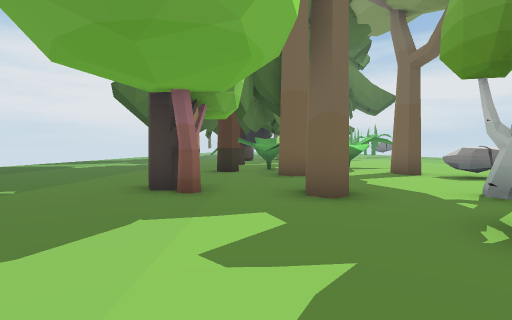
view 1 (above)

23 first-person views from a walk through a Unity game level. The camera is 1.4 m above the floor, tilts 2° down and sees 80° across. The floor is counted in squares, 2 m on a side. Each view is taken from the middle of a square. On the plan, view 1 faces up. The plan holds only what a view shows up to about 10 squares ahead; the rest is blank. The place goes on beyond the plan. The player character is not drawn. Some surface patterns are stand-ins.

view 2
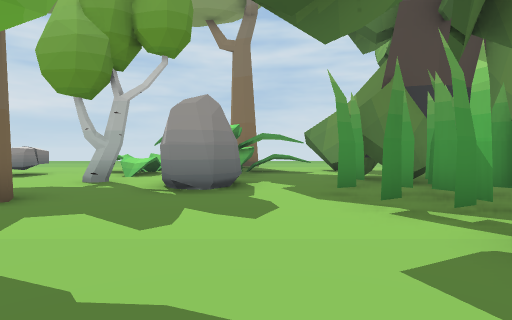

view 3
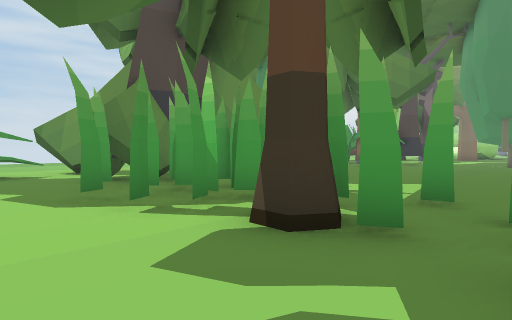

view 4
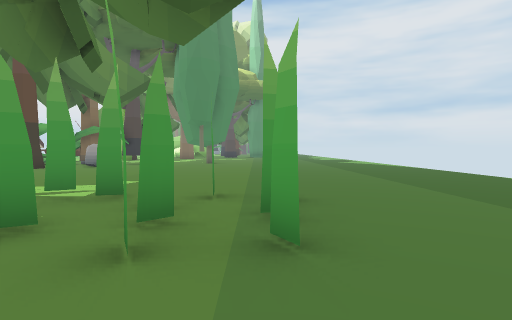

view 5
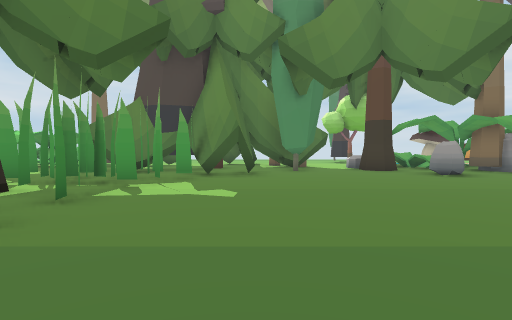

view 6
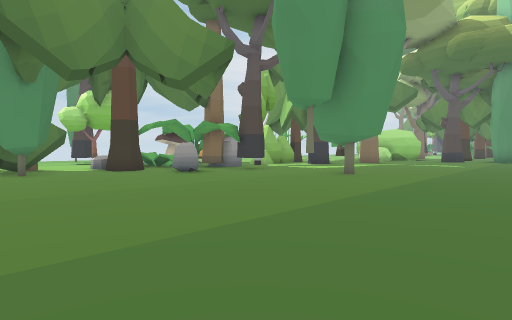

view 7
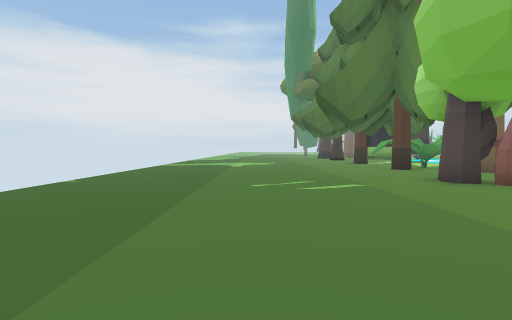

view 8
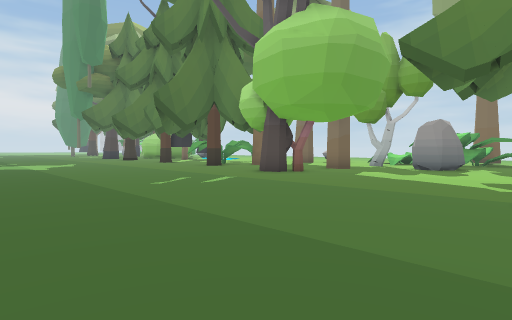

view 9
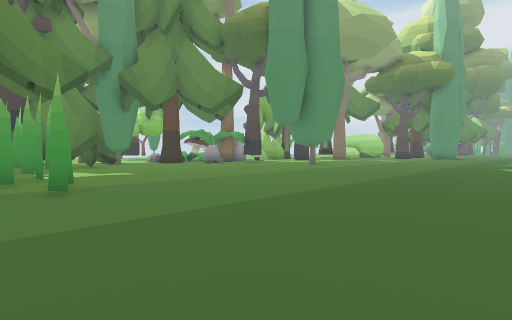

view 10
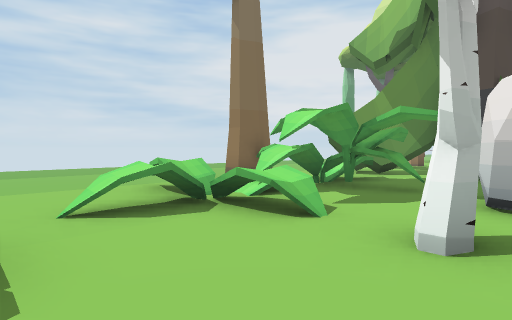

view 11
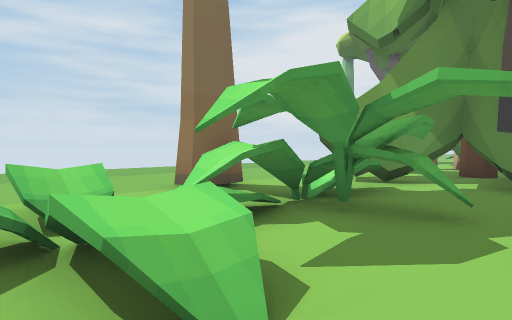

view 12
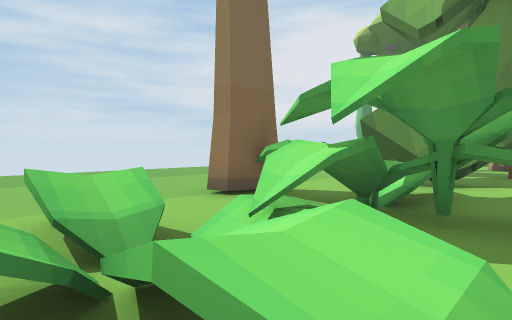

view 13
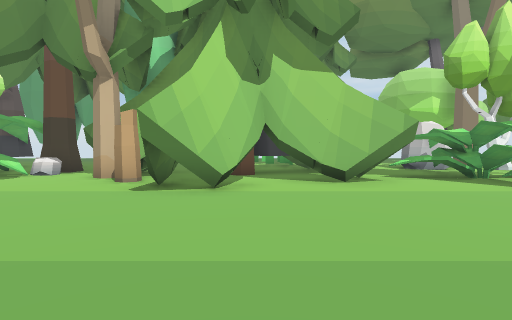

view 14
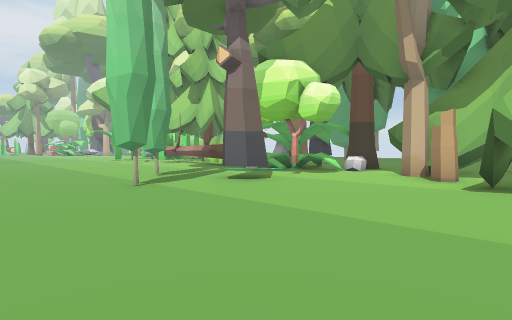

view 15
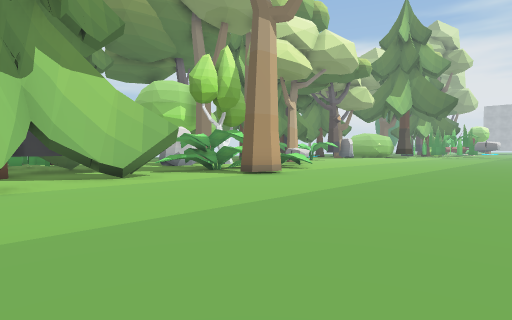

view 16
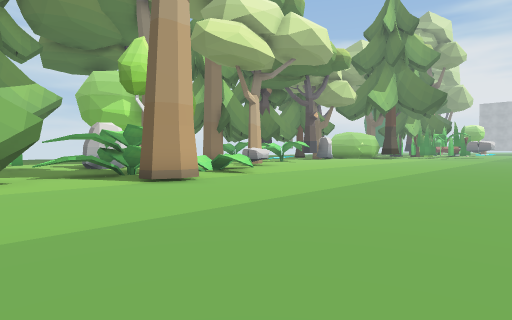

view 17
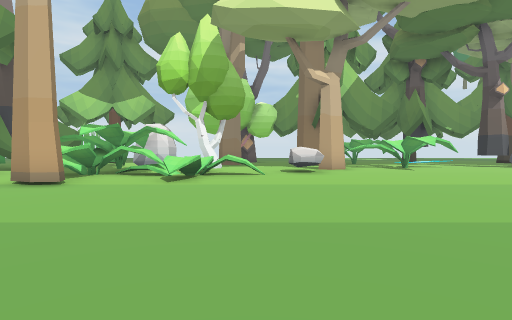

view 18
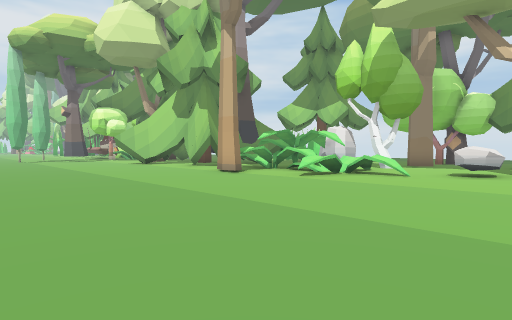

view 19
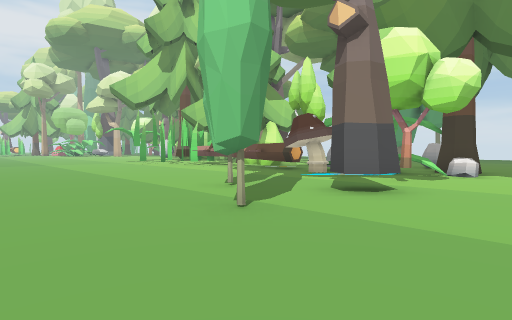

view 20
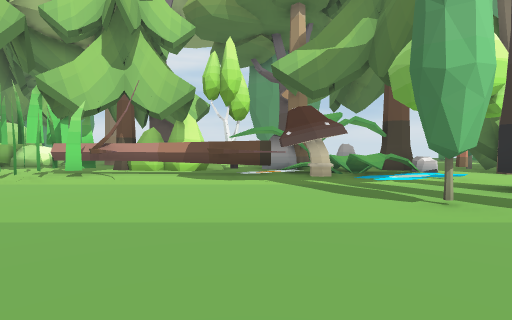

view 21
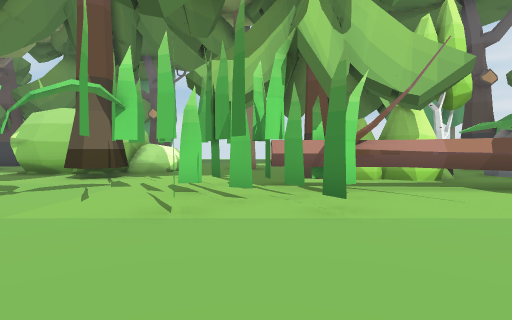

view 22
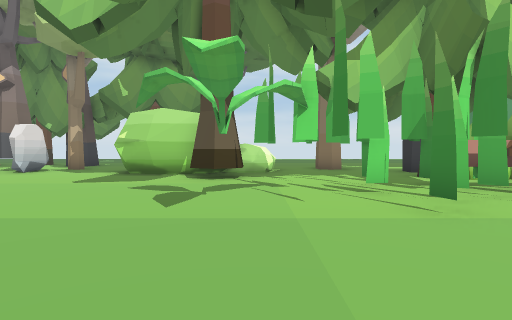

view 23
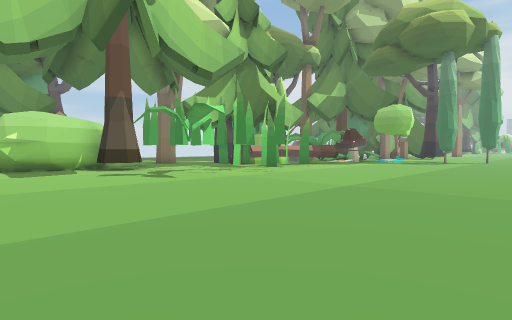

### Floor plan
Key: @ floor where view 1 was taken; # wall or solid block; x gap in a wall; . floor; / step, stairs or slope; = window, fence, low wall or low ledge; ^ raised ledge; R rock; M mushroom; T thing the floor can be seen under or through; O other object.
Columns run from 10 left of view 1 to 15 right of it. Each row starts with its distance up from view 1.
  9 .........###  #...........
  8 ...........# .#RR.........
  7 ...............RR.........
  6 ........#........=........
  5 ........##.#.....=........
  4 ...............===#.......
  3 ................//........
  2  ...........RRx##^^#......
  1  ..............##^^.......
  0  .........@.....^^........
 -1  .....OO.##.O#...#........
 -2 .......#####.#####........
 -3 ........#OOOO#####........
 -4 ............######........
 -5 ............### ####......
 -6 ............#######.......
 -7 ..............###O........
 -8 ...............##.........
 -9 ..........................
-10  .............##R.O.#.....
-11  ...........R..././/...#..
-12  .......#..... =////......
-13  ... .........# /....#....
-14  ..  ...#..  .R /M.#.....
-15      .....   ...T/#.......
-16      ....     #.TT.......
-17      ...       TT........
-18      ..        TT.#......
-19             ######.......
-20             ....#........
-21             .............
-22             ....O........
-23             .............
-24             ##............
-25             ####..........
-26              #............
-27              #............
-28              #............
-29              ....   ......

Positions as (right, up) in squares from view 1, and headings:
1: (0, 0), facing up
2: (-3, 1), facing right
3: (-3, 1), facing down-right
4: (-4, 1), facing down
5: (-6, -6), facing right
6: (-6, -6), facing down-right
7: (-6, -1), facing up
8: (-9, -1), facing up-right
9: (-10, -2), facing down-right
10: (3, 7), facing down-right
11: (4, 5), facing down-right
12: (5, 5), facing down-right
13: (14, -4), facing left
14: (15, -5), facing down-left
15: (15, -5), facing up-left
16: (15, -2), facing up-left
17: (15, 6), facing left
18: (15, 9), facing down-left
19: (15, -8), facing down-left
20: (15, -15), facing left
21: (12, -21), facing left
22: (12, -24), facing left
23: (15, -29), facing up-left
